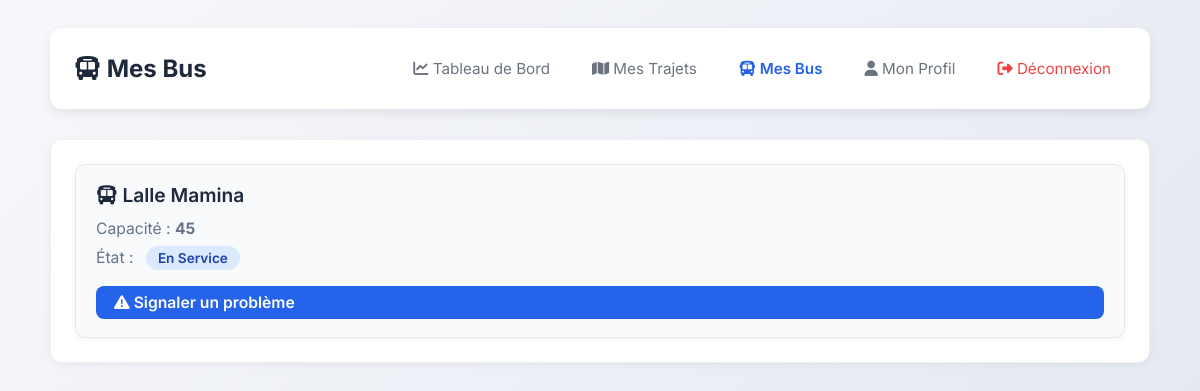
Page /driver/buses/ (signed in) on the committed database.
### mauribus_app/models.py (models this page shows, shortened)
class Bus(models.Model):
    STATUS_CHOICES = [
        ('service', 'En Service'),
        ('panne', 'En Panne'),
        ('maintenance', 'Maintenance'),
        ('garage', 'Au Garage'),
    ]
    name = models.CharField(max_length=100)
    capacity = models.IntegerField()
    driver = models.ForeignKey('Driver', on_delete=models.SET_NULL, null=True, blank=True, related_name='buses')
    status = models.CharField(max_length=20, choices=STATUS_CHOICES, default='service')
    lat = models.FloatField(default=14.7)
    lng = models.FloatField(default=-17.44)

### mauribus_app/views.py (the view)
    def wrapper(request, *args, **kwargs):
        if not request.user.is_authenticated or not getattr(request.user, 'is_driver', False):
            return redirect('mauribus_app:driver_login')
        return func(request, *args, **kwargs)

### mauribus_app/views.py (called while the page is built)
def _require_driver(func):
    def wrapper(request, *args, **kwargs):
        if not request.user.is_authenticated or not getattr(request.user, 'is_driver', False):
            return redirect('mauribus_app:driver_login')
        return func(request, *args, **kwargs)
    return wrapper

@never_cache
@_require_driver
def driver_buses(request):
    buses = Bus.objects.filter(driver__user=request.user)
    return render(request, 'driver/buses.html', {'buses': buses})

### templates/driver/buses.html (shortened to what this page needs)
{% load static %}
<!DOCTYPE html>
<html lang="fr">
<head>
    <link rel="stylesheet" href="https://cdnjs.cloudflare.com/ajax/libs/font-awesome/6.4.0/css/all.min.css">
</head>
<body>
<div class="container">
    <header>
        <h1><i class="fas fa-bus"></i> Mes Bus</h1>
        <nav>
            <a href="{% url 'mauribus_app:driver_dashboard' %}"><i class="fas fa-chart-line"></i> Tableau de Bord</a>
            <a href="{% url 'mauribus_app:driver_trips' %}"><i class="fas fa-map"></i> Mes Trajets</a>
            <a href="{% url 'mauribus_app:driver_buses' %}" style="color:#2563eb;font-weight:600;"><i class="fas fa-bus"></i> Mes Bus</a>
            <a href="{% url 'mauribus_app:driver_profile' %}"><i class="fas fa-user"></i> Mon Profil</a>
            <a href="{% url 'mauribus_app:driver_logout' %}"><i class="fas fa-sign-out-alt"></i> Déconnexion</a>
        </nav>
    </header>
    <div class="panel">
        <div class="bus-list">
            {% for bus in buses %}
            <div class="bus-card">
                <div class="bus-title"><i class="fas fa-bus"></i> {{ bus.name }}</div>
                <div class="bus-meta">Capacité : <b>{{ bus.capacity }}</b></div>
                <div class="bus-meta">État : <span class="status-badge">{{ bus.get_status_display }}</span></div>
                <a href="#" class="btn"><i class="fas fa-exclamation-triangle"></i> Signaler un problème</a>
            </div>
            {% empty %}
            <p>Aucun bus assigné</p>
            {% endfor %}
        </div>
    </div>
</div>
</body>
</html>

### templates/driver/buses.html (style rules this page uses)
body { font-family: Inter, system-ui, Arial; background: linear-gradient(135deg, #f7f8fb 0%, #e5e9f2 100%); color: #111827; margin: 0; }
.container { max-width: 1100px; margin: 28px auto; padding: 0 16px; }
header { display: flex; justify-content: space-between; align-items: center; margin-bottom: 30px; background: white; padding: 20px 24px; border-radius: 12px; box-shadow: 0 4px 12px rgba(0,0,0,0.08); flex-wrap: wrap; gap: 16px; }
header h1 { font-size: 1.5rem; margin: 0; color: #1e293b; font-weight: 700; }
nav { display: flex; gap: 12px; align-items: center; flex-wrap: wrap; }
nav a { text-decoration: none; color: #6b7280; font-size: 0.95rem; transition: all 0.2s; padding: 10px 14px; border-radius: 8px; border: 1px solid transparent; }
nav a:last-child { color: #ef4444; }
.panel { background: white; padding: 24px; border-radius: 12px; box-shadow: 0 2px 8px rgba(0,0,0,0.05); margin-bottom: 20px; border: 1px solid #f0f0f0; }
.bus-list { display: grid; grid-template-columns: repeat(auto-fit, minmax(320px, 1fr)); gap: 18px; }
.bus-card { background: #f8fafc; border-radius: 10px; padding: 18px 20px; box-shadow: 0 2px 8px rgba(0,0,0,0.04); border: 1px solid #e5e7eb; display: flex; flex-direction: column; gap: 8px; }
.bus-title { font-size: 1.2rem; font-weight: 600; color: #1e293b; margin-bottom: 4px; }
.bus-meta { color: #64748b; font-size: 0.98rem; }
.status-badge { display: inline-block; padding: 4px 12px; border-radius: 20px; font-size: 0.85rem; font-weight: 600; background: #dbeafe; color: #1e40af; margin-left: 8px; }
.btn { display: inline-block; background: #2563eb; color: #fff; padding: 7px 18px; border-radius: 8px; text-decoration: none; font-weight: 600; font-size: 0.98rem; margin-top: 8px; transition: background 0.2s; }

### rows in the picture
Bus: name "Lalle Mamina", capacity "45", status "En Service"
